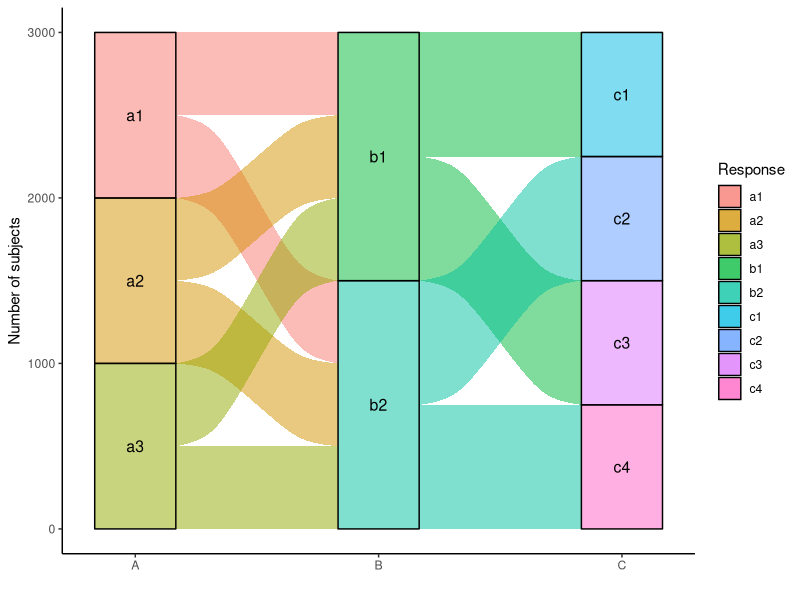

This figure's R source:
## ---- chunk 1
data <- data.frame(
  id = seq(1:3000),
  A = rep(c('a1', 'a2', 'a3'), 1000),
  B = rep(c('b1', 'b2'), 1500),
  C = rep(c('c1', 'c2', 'c3', 'c4'), 750)
)
knitr::kable(head(data))
## ---- chunk 2
library(tidyverse)

data_long <- data %>%
  as_tibble() %>%
  pivot_longer(cols=c(A, B, C), names_to = 'X', values_to = 'Response') %>%
  group_by(X, Response)

data_long %>%
  head() %>%
  knitr::kable()
## ---- chunk 3
library(ggalluvial)

ggplot(data_long,
       aes(x = X, stratum = Response, alluvium = id, fill = Response, label = Response)) +
  scale_x_discrete(expand = c(.1, .1)) +
  geom_flow() +
  geom_stratum(alpha = .5) +
  geom_text(stat = "stratum", size = 4) +
  ylab('Number of subjects') +
  xlab('') +
  theme_classic()
